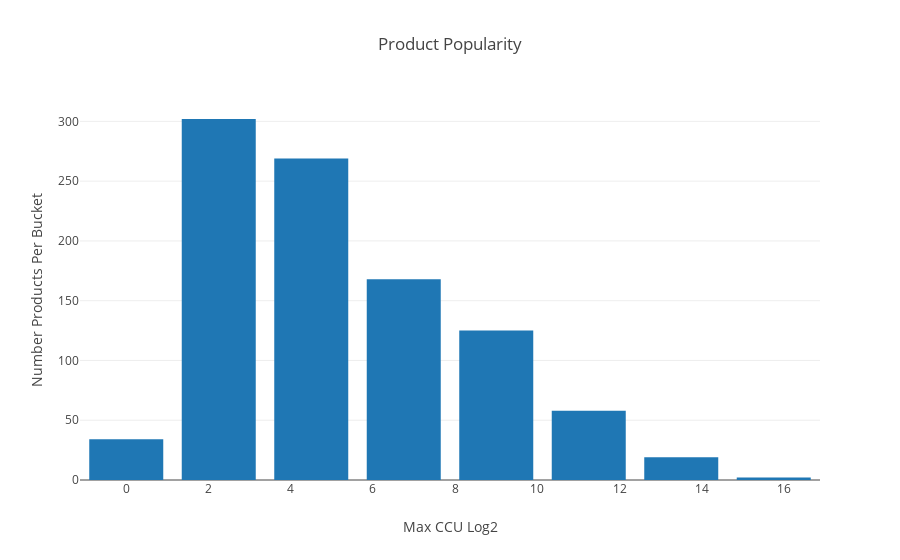
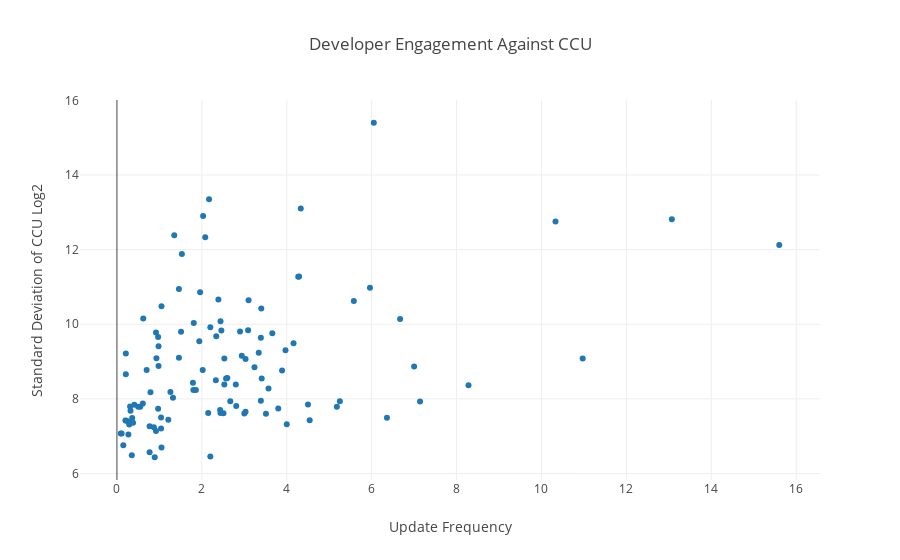

Here is the notebook cell these charts were saved with, in order:
### Markdown cell above
## C2

### Aim

Products that receive more updates have higher daily CCU.

### Purpose

To see if there is a link between updates and CCU and perhaps spur further investigation - for example, do updates prevent churn?

### Investigation

Having pre-computed the update frequency of products we can chart this against a measurement of the overall CCU of a product; mean is appropriate here as many products have no CCU tracked (aside from the developers themselves) until they gain some exposure.

### Code cell
ccu = json.load(open('./dumps/ccu.json'))
update_frequencies = json.load(open('./dumps/update-frequencies.json'))

# Do some initial exploration.
max_ccus = [i['max_ccu'] for i in ccu]

print("Median of max CCU for all products: " + str(numpy.median(max_ccus)))
print("Mean of max CCU for all products: " + str(numpy.mean(max_ccus)))
print("Max of max CCU for all products: " + str(numpy.amax(max_ccus)))

bins = numpy.linspace(0, 18, 9)
histogram = numpy.histogram([numpy.log2(i) for i in max_ccus], bins)

layout = go.Layout(
    title='Product Popularity',
    xaxis=dict(
        title="Max CCU Log2"
    ),
    yaxis=dict(
        title="Number Products Per Bucket"
    ),
    showlegend=False
)

data = [go.Bar(
    x=histogram[1],
    y=histogram[0]
)]

fig = go.Figure(data=data, layout=layout)

iplot(fig)

x = []
y = []

for i in ccu:
    for j in update_frequencies:
        if i['product_id'] == j['product_id']:
            if i['max_ccu'] > 1185:
                x.append(j['update_frequency_per_four_weeks'])
                y.append(numpy.log2(i['stddev_ccu']))
            break

layout = go.Layout(
    title='Developer Engagement Against CCU',
    xaxis=dict(
        title="Update Frequency"
    ),
    yaxis=dict(
        title="Standard Deviation of CCU Log2"
    ),
    showlegend=False
)

data = [go.Scatter(
    x=x,
    y=y,
    mode = 'markers'
)]

fig = go.Figure(data=data, layout=layout)

iplot(fig)

# TODO: Linear regression.

### Figure 1 — Plotly figure (JSON) as saved in the notebook; plotly's stock layout.template omitted (floating-point values rounded to 4 significant figures)
{"data": [{"type": "bar", "x": [0, 2.25, 4.5, 6.75, 9, 11.25, 13.5, 15.75, 18], "y": [34, 302, 269, 168, 125, 58, 19, 2]}], "layout": {"showlegend": false, "title": "Product Popularity", "xaxis": {"title": "Max CCU Log2"}, "yaxis": {"title": "Number Products Per Bucket"}}}

### Figure 2 — Plotly figure (JSON) as saved in the notebook; plotly's stock layout.template omitted (floating-point values rounded to 4 significant figures)
{"data": [{"mode": "markers", "type": "scatter", "x": [3.57, 0.09, 1.26, 2.17, 0.97, 2.15, 0.7, 4.29, 4.27, 1.32, 2.08, 0.93, 3.8, 0.79, 5.18, 4.33, 1.94, 3.09, 0.62, 2.51, 0.92, 2.46, 2.34, 4.54, 4.5, 3.1, 6.36, 3.89, 3.97, 1.05, 0.92, 0.38, 10.97, 0.77, 2.39, 0.11, 3.39, 2.2, 0.15, 1.51, 6.67, 1.79, 0.55, 2.53, 3.51, 0.21, 3.4, 5.96, 2.94, 0.98, 0.32, 0.2, 3.03, 3.03, 0.89, 6.05, 1.53, 10.33, 13.07, 0.27, 4.16, 0.36, 1.21, 1.46, 2.2, 8.28, 2.44, 1.46, 0.35, 3.34, 1.05, 0.28, 0.29, 2.9, 2.8, 0.21, 0.98, 3.39, 0.41, 3, 0.31, 2.53, 2.67, 1.04, 1.8, 0.77, 1.04, 0.23, 2.33, 15.6, 3.66, 0.5, 7.14, 2.6, 4, 5.25, 3.41, 2.44, 2.43, 2.81, 2.57, 1.86, 1.81, 0.87, 1.96, 0.61, 0.97, 1.35, 2.03, 5.58, 3.24, 7, 2.02], "y": [8.278, 7.074, 8.186, 13.35, 9.659, 7.62, 8.775, 11.28, 11.27, 8.03, 12.33, 9.091, 7.741, 8.179, 7.793, 13.1, 9.546, 9.842, 10.15, 7.614, 7.142, 9.833, 9.68, 7.429, 7.852, 10.64, 7.497, 8.76, 9.302, 6.696, 9.781, 7.359, 9.082, 7.266, 10.66, 7.075, 7.948, 6.458, 6.758, 9.799, 10.14, 8.434, 7.791, 9.084, 7.6, 8.66, 10.42, 10.98, 9.153, 8.879, 7.684, 7.423, 7.652, 9.068, 6.436, 15.4, 11.89, 12.76, 12.81, 7.048, 9.49, 7.485, 7.441, 10.95, 9.918, 8.362, 7.625, 9.101, 6.488, 9.234, 10.48, 7.384, 7.312, 9.804, 8.384, 9.213, 9.413, 9.638, 7.842, 7.607, 7.795, 8.385, 7.939, 7.504, 8.241, 6.568, 7.206, 7.417, 8.5, 12.12, 9.761, 7.786, 7.927, 8.56, 7.322, 7.934, 8.547, 10.08, 7.7, 7.809, 8.547, 8.241, 10.03, 7.238, 10.86, 7.88, 7.733, 12.38, 12.9, 10.62, 8.851, 8.871, 8.773]}], "layout": {"showlegend": false, "title": "Developer Engagement Against CCU", "xaxis": {"title": "Update Frequency"}, "yaxis": {"title": "Standard Deviation of CCU Log2"}}}
